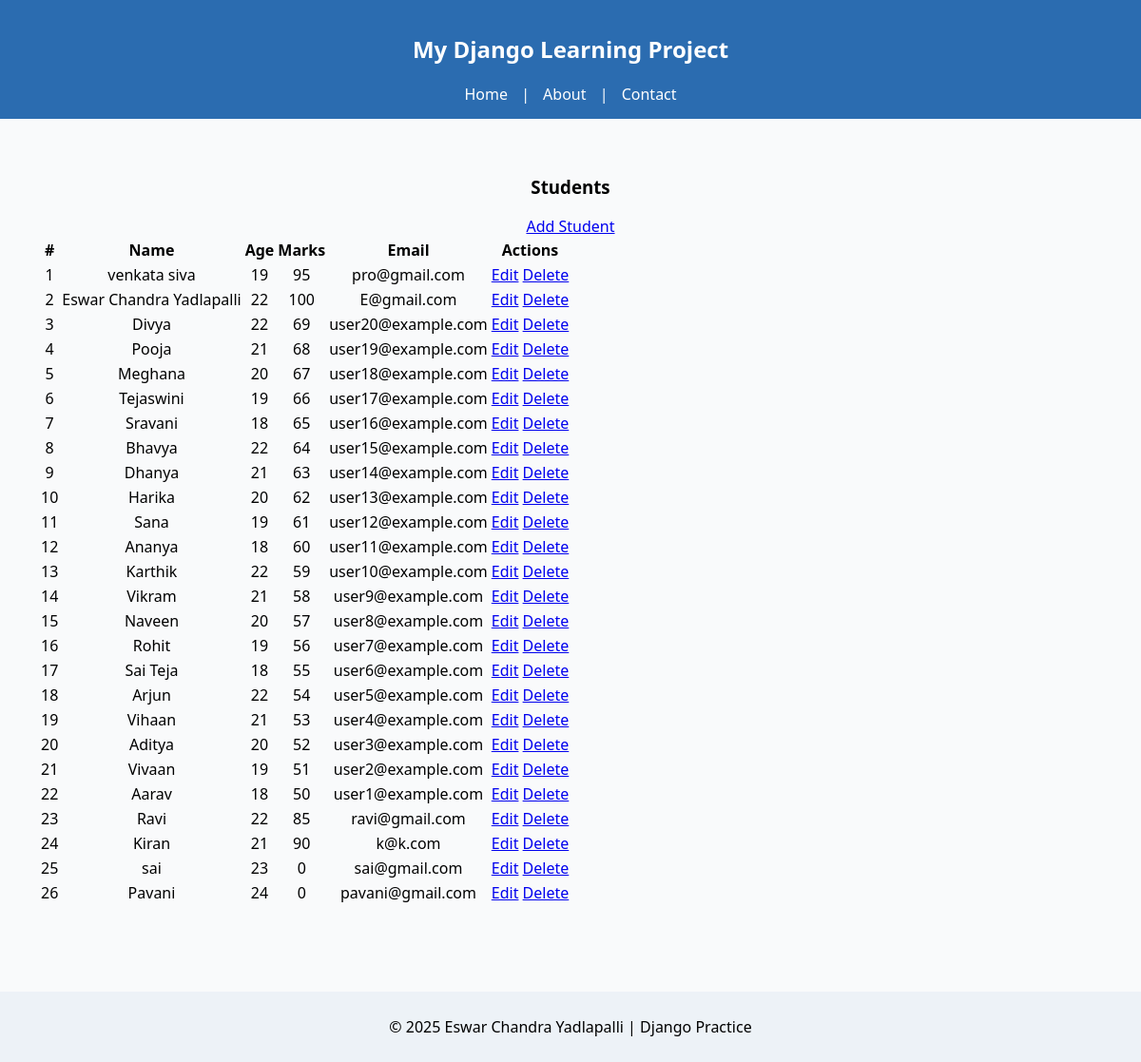
The page /students/ on the database its author committed.
### students/models.py (models this page shows, shortened)
class Student(models.Model):
    id = models.IntegerField(primary_key=True)
    name = models.CharField(max_length=40)
    age = models.IntegerField()
    email = models.EmailField()
    marks = models.IntegerField(null=True, blank=True)
    joined_on = models.DateTimeField(auto_now_add=True)
    city = models.CharField(max_length=50)
    course = models.ForeignKey(Course, on_delete=models.CASCADE, null=True, blank=True)

### students/views.py (the view)
# urls.py: path('', views.student_list, name='student_list'),
def student_list(request):
    students = Student.objects.all().order_by('-id')
    return render(request, 'students/list.html', {'students': students})

### students/templates/students/list.html (shortened to what this page needs)
{% extends 'base.html' %}
{% block content %}
<div class="d-flex justify-content-between align-items-center mb-3">
  <h3>Students</h3>
  <a class="btn btn-success" href="{% url 'students:add_student' %}">Add Student</a>
</div>
<table class="table table-striped">
  <thead>
    <tr>
      <th>#</th><th>Name</th><th>Age</th><th>Marks</th><th>Email</th><th>Actions</th>
    </tr>
  </thead>
  <tbody>
    {% for s in students %}
    <tr>
      <td>{{ forloop.counter }}</td>
      <td>{{ s.name }}</td>
      <td>{{ s.age }}</td>
      <td>{{ s.marks }}</td>
      <td>{{ s.email }}</td>
      <td>
        <a class="btn btn-sm btn-primary" href="{% url 'students:edit_student' s.pk %}">Edit</a>
        <a class="btn btn-sm btn-danger" href="{% url 'students:delete_student' s.pk %}">Delete</a>
      </td>
    </tr>
    {% empty %}
    <tr><td colspan="6">No students yet.</td></tr>
    {% endfor %}
  </tbody>
</table>
{% endblock %}

### home/static/css/style.css (style rules this page uses)
body { font-family: 'Segoe UI', sans-serif; background-color: #f9fafb; text-align: center; margin: 0; }

### rows shown on the page
Student: name "venkata siva", age "19", marks "95", email "pro@gmail.com"
Student: name "Eswar Chandra Yadlapalli", age "22", marks "100", email "E@gmail.com"
Student: name "Divya", age "22", marks "69", email "user20@example.com"
Student: name "Pooja", age "21", marks "68", email "user19@example.com"
Student: name "Meghana", age "20", marks "67", email "user18@example.com"
Student: name "Tejaswini", age "19", marks "66", email "user17@example.com"
Student: name "Sravani", age "18", marks "65", email "user16@example.com"
Student: name "Bhavya", age "22", marks "64", email "user15@example.com"
Student: name "Dhanya", age "21", marks "63", email "user14@example.com"
Student: name "Harika", age "20", marks "62", email "user13@example.com"
Student: name "Sana", age "19", marks "61", email "user12@example.com"
Student: name "Ananya", age "18", marks "60", email "user11@example.com"
Student: name "Karthik", age "22", marks "59", email "user10@example.com"
Student: name "Vikram", age "21", marks "58", email "user9@example.com"
Student: name "Naveen", age "20", marks "57", email "user8@example.com"
Student: name "Rohit", age "19", marks "56", email "user7@example.com"
Student: name "Sai Teja", age "18", marks "55", email "user6@example.com"
Student: name "Arjun", age "22", marks "54", email "user5@example.com"
Student: name "Vihaan", age "21", marks "53", email "user4@example.com"
Student: name "Aditya", age "20", marks "52", email "user3@example.com"
Student: name "Vivaan", age "19", marks "51", email "user2@example.com"
Student: name "Aarav", age "18", marks "50", email "user1@example.com"
Student: name "Ravi", age "22", marks "85", email "ravi@gmail.com"
Student: name "Kiran", age "21", marks "90", email "k@k.com"
Student: name "sai", age "23", marks "0", email "sai@gmail.com"
Student: name "Pavani", age "24", marks "0", email "pavani@gmail.com"
